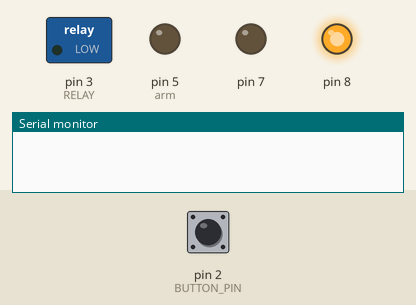
Recording of a sketch running on a simulated Arduino Uno, built with avr-gcc and run on an emulated ATmega328P. Parts: switched loads named in the sketch (green lamp = pin HIGH), output pins drawn as LEDs (lit = HIGH), the last lines printed to the serial monitor. Inputs (shaded band) come from the test bench; at power-on: pin 2 (BUTTON_PIN) HIGH. Random numbers use the default seed unless the sketch sets one.

Above: at 1.2 s.
1.3 s: pin 2 (BUTTON_PIN) pulled LOW for 0.4 s
At 1.6 s:
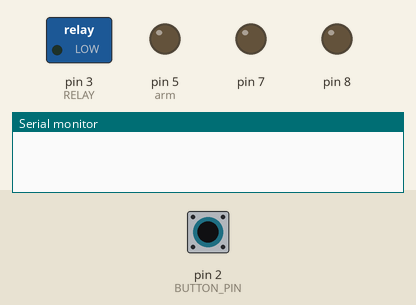
3.3 s: pin 2 (BUTTON_PIN) pulled LOW for 3.2 s
At 16.15 s:
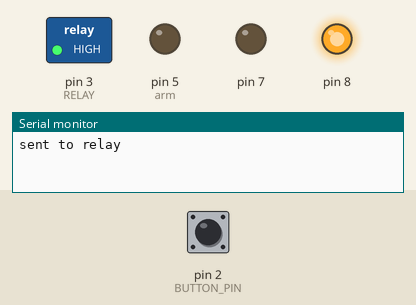
At 35.25 s:
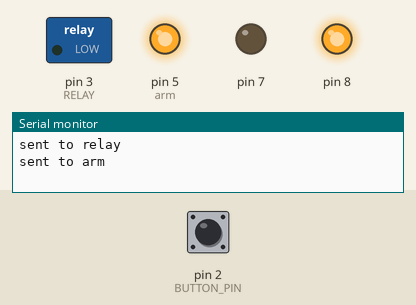
Timing chart, 0 to 36.6 s (numbered marks = the images above; inputs shaded):
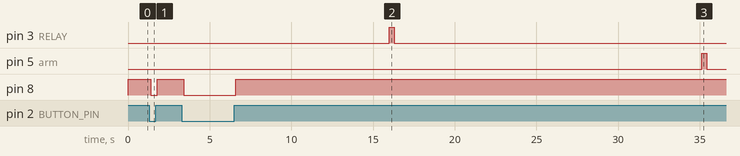

The sketch:

base_1.1.ino
```cpp
#define BUTTON_PIN        2  // Button
#define DELAY            200  // Delay per loop in ms
#define RELAY 3
#define WARN_LED 8
#define arm 5

bool isunp = false;
int timeis = millis();

int enfinvt = 9;

void callRand(){
 int ran = round(random(0,2) + 1);
 //int ran = 1;
  //Serial.println(ran); //remove before web interface connection
  if (ran == 1){
    Serial.println("sent to arm");
    digitalWrite(arm, HIGH);
    delay(300);
   digitalWrite(arm, LOW);
  }
  else if (ran == 2){
    Serial.println("sent to relay");
    digitalWrite(RELAY, HIGH);
    delay(300);
    digitalWrite(RELAY, LOW);
  }
  else {

  }
  delay(9000);
}

void setup()
{
  pinMode(BUTTON_PIN, INPUT);
  pinMode(8,OUTPUT);
  pinMode(7,OUTPUT);
  pinMode(arm, OUTPUT);
  pinMode(RELAY, OUTPUT);
  digitalWrite(BUTTON_PIN, HIGH); // pull-up
  Serial.begin(9600);
}

boolean handle_button()
{
  int button_pressed = !digitalRead(BUTTON_PIN); // pin low -> pressed
  return button_pressed;
}

void loop()
{
  int temp = millis()/1000;
  // handle button
  boolean button_pressed = handle_button();
  if(!button_pressed){
    digitalWrite(8,HIGH);
    if (!isunp){
      isunp = true;
      timeis = millis() / 1000;
    }
  }
  if(button_pressed && isunp){
    isunp = false;
    digitalWrite(8,LOW);
    digitalWrite(7,LOW);
  }
  else if (isunp && temp - timeis > enfinvt){
    callRand();
    timeis = millis() / 1000;
  }

  // do other things
 /*
  if(isunp){
  Serial.println(temp-timeis);
  }
  */
/*
  // add newline sometimes
  static int counter = 0;
  if ((++counter & 0x3f) == 0)
    Serial.println();
*/
  delay(DELAY);
}
```

Measured:
- after the input at 1.3 s, pin 8: HIGH → LOW after 0.10 s, → HIGH 0.40 s later
- after the input at 3.3 s, pin 8: HIGH → LOW after 0.10 s, → HIGH 3.2 s later
